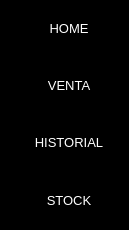
        <widget class="QFrame" name="left_side_menu">
         <property name="maximumSize">
          <size>
           <width>50</width>
           <height>16777215</height>
          </size>
         </property>
         <property name="styleSheet">
          <string notr="true">QFrame{
	background-color: #000;
}
QPushButton{
	padding: 20px 10px;
	border: none;
	border-left: 2px solid transparent;
	border-bottom: 2px solid transparent;
	border-radius: 5px;
	background-color: #000;
	color: #fff;
}
QPushButton:hover{
	background-color: rgb(0, 102, 255);
}
QPushButton:pressed{
	background-color: rgb(0,92,157);
	border-bottom: 2px solid rgb(255,165,24);
}
</string>
         </property>
         <property name="frameShape">
          <enum>QFrame::NoFrame</enum>
         </property>
         <property name="frameShadow">
          <enum>QFrame::Raised</enum>
         </property>
         <layout class="QVBoxLayout" name="verticalLayout_2">
          <property name="spacing">
           <number>0</number>
          </property>
          <property name="leftMargin">
           <number>7</number>
          </property>
          <property name="topMargin">
           <number>0</number>
          </property>
          <property name="rightMargin">
           <number>0</number>
          </property>
          <property name="bottomMargin">
           <number>0</number>
          </property>
          <item>
           <widget class="QFrame" name="left_menu_top_buttons">
            <property name="frameShape">
             <enum>QFrame::StyledPanel</enum>
            </property>
            <property name="frameShadow">
             <enum>QFrame::Raised</enum>
            </property>
            <layout class="QFormLayout" name="formLayout">
             <property name="horizontalSpacing">
              <number>0</number>
             </property>
             <property name="verticalSpacing">
              <number>0</number>
             </property>
             <property name="leftMargin">
              <number>0</number>
             </property>
             <property name="topMargin">
              <number>0</number>
             </property>
             <property name="rightMargin">
              <number>0</number>
             </property>
             <property name="bottomMargin">
              <number>0</number>
             </property>
             <item row="0" column="0" colspan="2">
              <widget class="QPushButton" name="btn_home">
               <property name="minimumSize">
                <size>
                 <width>120</width>
                 <height>0</height>
                </size>
               </property>
               <property name="font">
                <font>
                 <family>MS Shell Dlg 2</family>
                 <pointsize>10</pointsize>
                 <weight>50</weight>
                 <bold>false</bold>
                </font>
               </property>
               <property name="styleSheet">
                <string notr="true"/>
               </property>
               <property name="text">
                <string>HOME</string>
               </property>
              </widget>
             </item>
             <item row="1" column="0" colspan="2">
              <widget class="QPushButton" name="btn_venta">
               <property name="minimumSize">
                <size>
                 <width>120</width>
                 <height>0</height>
                </size>
               </property>
               <property name="font">
                <font>
                 <family>MS Shell Dlg 2</family>
                 <pointsize>10</pointsize>
                </font>
               </property>
               <property name="styleSheet">
                <string notr="true"/>
               </property>
               <property name="text">
                <string>VENTA</string>
               </property>
              </widget>
             </item>
             <item row="2" column="0" colspan="2">
              <widget class="QPushButton" name="btn_historial">
               <property name="minimumSize">
                <size>
                 <width>120</width>
                 <height>0</height>
                </size>
               </property>
               <property name="font">
                <font>
                 <family>MS Shell Dlg 2</family>
                 <pointsize>10</pointsize>
                </font>
               </property>
               <property name="styleSheet">
                <string notr="true"/>
               </property>
               <property name="text">
                <string>HISTORIAL</string>
               </property>
              </widget>
             </item>
            </layout>
           </widget>
          </item>
          <item>
           <widget class="QPushButton" name="btn_stock">
            <property name="minimumSize">
             <size>
              <width>120</width>
              <height>0</height>
             </size>
            </property>
            <property name="font">
             <font>
              <family>MS Shell Dlg 2</family>
              <pointsize>10</pointsize>
             </font>
            </property>
            <property name="styleSheet">
             <string notr="true"/>
            </property>
            <property name="text">
             <string>STOCK</string>
            </property>
           </widget>
          </item>
         </layout>
        </widget>
